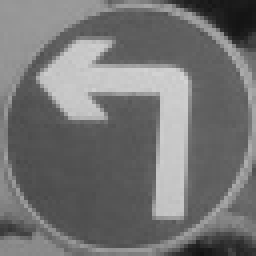
#> input picture left/left1552499312.2043087.jpg, 64 x 64 px (shown 4 times larger); its folder holds 4 pictures in this run; the run also reads 1 picture not shown here
$ python pca.py
#> lines starting #> are read from the running program, lines starting #| are printed output that depends on the picture
import matplotlib.pyplot as plt
from sklearn.model_selection import train_test_split
from sklearn.datasets import fetch_lfw_people
from sklearn.metrics import classification_report
from sklearn.decomposition import PCA
from sklearn.neural_network import MLPClassifier
import cv2
import numpy as np
import glob
import time
import pickle

left_list = [cv2.cvtColor( cv2.imread(file), cv2.COLOR_BGR2GRAY).flatten() for file in glob.glob('left/*.jpg')]
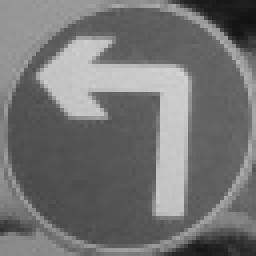
#> input picture left/left1552499312.3311822.jpg, 64 x 64 px (shown 4 times larger)
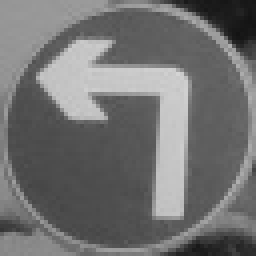
#> input picture left/left1552499312.4571705.jpg, 64 x 64 px (shown 4 times larger)
#> left_list = 4 items
right_list = [cv2.cvtColor( cv2.imread(file), cv2.COLOR_BGR2GRAY).flatten() for file in glob.glob('right/*.jpg')]
unknown_list = [cv2.cvtColor( cv2.imread(file), cv2.COLOR_BGR2GRAY).flatten() for file in glob.glob('unknown/*.jpg')]


X =  left_list+ right_list+ unknown_list;
#> X = 4 items
Y = np.zeros(len(X))
#> Y = [0, 0, 0, 0]
X = np.asarray(X)
print(X.shape)
#| (4, 4096)
Y[0:len(left_list)-1]= 1
Y[-(len(unknown_list)-1):] = 2
# Load data

h, w = 64,64
target_names = ["right", "left", "unknown"]
# split into a training and testing set
X_train, X_test, y_train, y_test = train_test_split(X, Y, test_size=0.3)
#> y_train = [2, 1]; y_test = [2, 2]
# Compute a PCA
n_components = 100
pca = PCA().fit(X_train)
plt.plot(np.cumsum(pca.explained_variance_ratio_))
plt.xlabel('number of components')
plt.ylabel('cumulative explained variance');
plt.show()
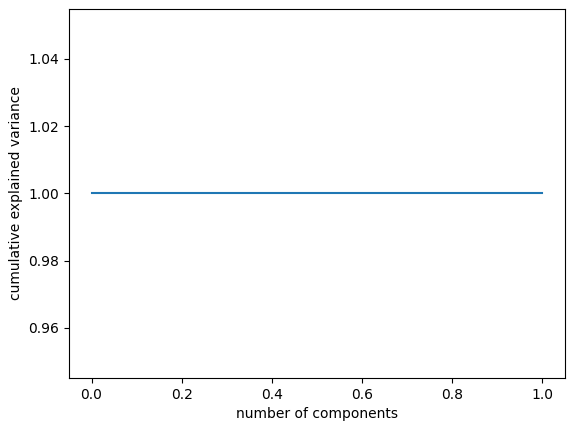
#> figure drawn by matplotlib, 1 panel
